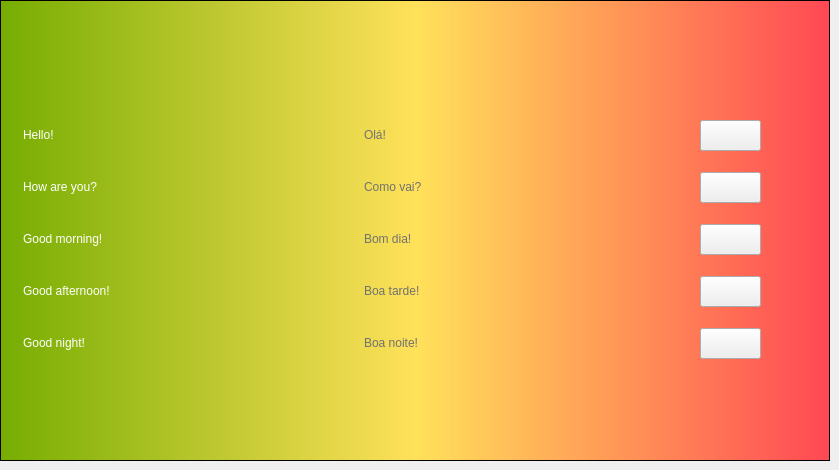
  <widget class="QWidget" name="tab_10">
   <attribute name="title">
    <string>Portuguese</string>
   </attribute>
   <widget class="QFrame" name="frame_10">
    <property name="geometry">
     <rect>
      <x>0</x>
      <y>0</y>
      <width>830</width>
      <height>461</height>
     </rect>
    </property>
    <property name="styleSheet">
     <string notr="true">QFrame {
	color: white;
}

QFrame#frame_10 { 
	background-color: qlineargradient(spread:pad, x1:0, y1:0, x2:1, y2:0, stop:0 rgba(118, 173, 2, 255), stop:0.5 rgba(255, 225, 90, 255), stop:0.99435 rgba(255, 73, 84, 255));
}</string>
    </property>
    <property name="frameShape">
     <enum>QFrame::StyledPanel</enum>
    </property>
    <property name="frameShadow">
     <enum>QFrame::Raised</enum>
    </property>
    <widget class="QLabel" name="lb_flag_portuguese">
     <property name="geometry">
      <rect>
       <x>364</x>
       <y>20</y>
       <width>102</width>
       <height>64</height>
      </rect>
     </property>
     <property name="styleSheet">
      <string notr="true"/>
     </property>
     <property name="text">
      <string/>
     </property>
    </widget>
    <widget class="QLabel" name="label_95">
     <property name="geometry">
      <rect>
       <x>23</x>
       <y>112</y>
       <width>100</width>
       <height>46</height>
      </rect>
     </property>
     <property name="styleSheet">
      <string notr="true">font: 75 28pt &quot;Trebuchet MS&quot;;</string>
     </property>
     <property name="text">
      <string>Hello!</string>
     </property>
    </widget>
    <widget class="QLabel" name="label_96">
     <property name="geometry">
      <rect>
       <x>23</x>
       <y>320</y>
       <width>196</width>
       <height>46</height>
      </rect>
     </property>
     <property name="styleSheet">
      <string notr="true">font: 75 28pt &quot;Trebuchet MS&quot;;</string>
     </property>
     <property name="text">
      <string>Good night!</string>
     </property>
    </widget>
    <widget class="QLabel" name="label_97">
     <property name="geometry">
      <rect>
       <x>23</x>
       <y>164</y>
       <width>219</width>
       <height>46</height>
      </rect>
     </property>
     <property name="styleSheet">
      <string notr="true">font: 75 28pt &quot;Trebuchet MS&quot;;</string>
     </property>
     <property name="text">
      <string>How are you?</string>
     </property>
    </widget>
    <widget class="QLabel" name="label_98">
     <property name="geometry">
      <rect>
       <x>23</x>
       <y>216</y>
       <width>246</width>
       <height>46</height>
      </rect>
     </property>
     <property name="styleSheet">
      <string notr="true">font: 75 28pt &quot;Trebuchet MS&quot;;</string>
     </property>
     <property name="text">
      <string>Good morning!</string>
     </property>
    </widget>
    <widget class="QLabel" name="label_99">
     <property name="geometry">
      <rect>
       <x>23</x>
       <y>268</y>
       <width>273</width>
       <height>46</height>
      </rect>
     </property>
     <property name="styleSheet">
      <string notr="true">font: 75 28pt &quot;Trebuchet MS&quot;;</string>
     </property>
     <property name="text">
      <string>Good afternoon!</string>
     </property>
    </widget>
    <widget class="QPushButton" name="pushButton_46">
     <property name="enabled">
      <bool>true</bool>
     </property>
     <property name="geometry">
      <rect>
       <x>700</x>
       <y>120</y>
       <width>61</width>
       <height>31</height>
      </rect>
     </property>
     <property name="styleSheet">
      <string notr="true"/>
     </property>
     <property name="text">
      <string/>
     </property>
    </widget>
    <widget class="QPushButton" name="pushButton_47">
     <property name="geometry">
      <rect>
       <x>700</x>
       <y>172</y>
       <width>61</width>
       <height>31</height>
      </rect>
     </property>
     <property name="text">
      <string/>
     </property>
    </widget>
    <widget class="QPushButton" name="pushButton_48">
     <property name="geometry">
      <rect>
       <x>700</x>
       <y>224</y>
       <width>61</width>
       <height>31</height>
      </rect>
     </property>
     <property name="text">
      <string/>
     </property>
    </widget>
    <widget class="QPushButton" name="pushButton_49">
     <property name="geometry">
      <rect>
       <x>700</x>
       <y>276</y>
       <width>61</width>
       <height>31</height>
      </rect>
     </property>
     <property name="text">
      <string/>
     </property>
    </widget>
    <widget class="QPushButton" name="pushButton_50">
     <property name="geometry">
      <rect>
       <x>700</x>
       <y>328</y>
       <width>61</width>
       <height>31</height>
      </rect>
     </property>
     <property name="text">
      <string/>
     </property>
    </widget>
    <widget class="QLabel" name="label_100">
     <property name="geometry">
      <rect>
       <x>364</x>
       <y>216</y>
       <width>246</width>
       <height>46</height>
      </rect>
     </property>
     <property name="styleSheet">
      <string notr="true">font: 75 28pt &quot;Trebuchet MS&quot;;
color: #717171;</string>
     </property>
     <property name="text">
      <string>Bom dia!</string>
     </property>
    </widget>
    <widget class="QLabel" name="label_101">
     <property name="geometry">
      <rect>
       <x>364</x>
       <y>164</y>
       <width>219</width>
       <height>46</height>
      </rect>
     </property>
     <property name="styleSheet">
      <string notr="true">font: 75 28pt &quot;Trebuchet MS&quot;;
color: #717171;</string>
     </property>
     <property name="text">
      <string>Como vai?</string>
     </property>
    </widget>
    <widget class="QLabel" name="label_102">
     <property name="geometry">
      <rect>
       <x>364</x>
       <y>268</y>
       <width>273</width>
       <height>46</height>
      </rect>
     </property>
     <property name="styleSheet">
      <string notr="true">font: 75 28pt &quot;Trebuchet MS&quot;;
color: #717171;</string>
     </property>
     <property name="text">
      <string>Boa tarde!</string>
     </property>
    </widget>
    <widget class="QLabel" name="label_103">
     <property name="geometry">
      <rect>
       <x>364</x>
       <y>320</y>
       <width>196</width>
       <height>46</height>
      </rect>
     </property>
     <property name="styleSheet">
      <string notr="true">font: 75 28pt &quot;Trebuchet MS&quot;;
color: #717171;</string>
     </property>
     <property name="text">
      <string>Boa noite!</string>
     </property>
    </widget>
    <widget class="QLabel" name="label_104">
     <property name="geometry">
      <rect>
       <x>364</x>
       <y>112</y>
       <width>221</width>
       <height>46</height>
      </rect>
     </property>
     <property name="styleSheet">
      <string notr="true">font: 75 28pt &quot;Trebuchet MS&quot;;
color: #717171;</string>
     </property>
     <property name="text">
      <string>Olá!</string>
     </property>
    </widget>
   </widget>
  </widget>
